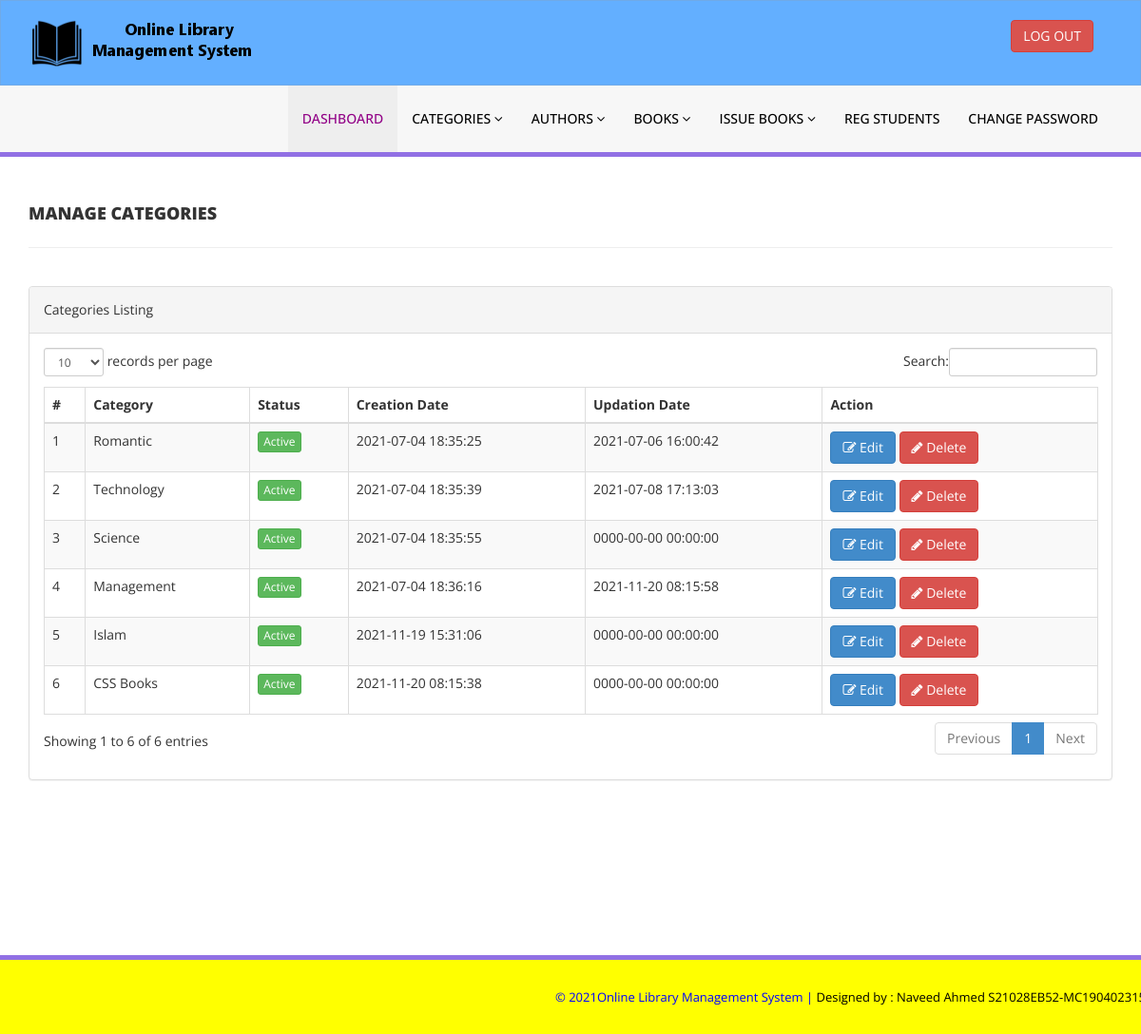
The app's page /admin/manage-categories.php (signed in) with its own data.
### tables this page shows
CREATE TABLE `tblcategory` (
  `id` int(11) NOT NULL,
  `CategoryName` varchar(150) DEFAULT NULL,
  `Status` int(1) DEFAULT NULL,
  `CreationDate` timestamp NULL DEFAULT current_timestamp(),
  `UpdationDate` timestamp NULL DEFAULT '0000-00-00 00:00:00' ON UPDATE current_timestamp()
);

### admin/manage-categories.php (the view, shortened to what this page needs)
<?php
include('includes/config.php');
if(strlen($_SESSION['alogin'])==0)
    {
header('location:index.php');
}
else{
    ?>
<!DOCTYPE html>
<html xmlns="http://www.w3.org/1999/xhtml">
<head>
    <link href="assets/css/bootstrap.css" rel="stylesheet" />
    <link href="assets/css/font-awesome.css" rel="stylesheet" />
    <link href="assets/js/dataTables/dataTables.bootstrap.css" rel="stylesheet" />
    <link href="assets/css/style.css" rel="stylesheet" />
</head>
<body>
<?php include('includes/header.php');?>
    <div class="content-wrapper">
         <div class="container">
        <div class="row pad-botm">
            <div class="col-md-12">
                <h4 class="header-line">Manage Categories</h4>
    </div>
     <div class="row">
</div>
        </div>
            <div class="row">
                <div class="col-md-12">
                    <div class="panel panel-default">
                        <div class="panel-heading">
                           Categories Listing
                        </div>
                        <div class="panel-body">
                            <div class="table-responsive">
                                <table class="table table-striped table-bordered table-hover" id="dataTables-example">
                                    <thead>
                                        <tr>
                                            <th>#</th>
                                            <th>Category</th>
                                            <th>Status</th>
                                            <th>Creation Date</th>
                                            <th>Updation Date</th>
                                            <th>Action</th>
                                        </tr>
                                    </thead>
                                    <tbody>
<?php $sql = "SELECT * from  tblcategory";
$query = $dbh -> prepare($sql);
$query->execute();
$results=$query->fetchAll(PDO::FETCH_OBJ);
$cnt=1;
if($query->rowCount() > 0)
{
foreach($results as $result)
{               ?>
                                        <tr class="odd gradeX">
                                            <td class="center"><?php echo htmlentities($cnt);?></td>
                                            <td class="center"><?php echo htmlentities($result->CategoryName);?></td>
                                            <td class="center"><?php if($result->Status==1) {?>
                                            <a href="#" class="btn btn-success btn-xs">Active</a>
                                            <?php } else {?>
                                            <a href="#" class="btn btn-danger btn-xs">Inactive</a>
                                            <?php } ?></td>
                                            <td class="center"><?php echo htmlentities($result->CreationDate);?></td>
                                            <td class="center"><?php echo htmlentities($result->UpdationDate);?></td>
                                            <td class="center">
                                            <a href="edit-category.php?catid=<?php echo htmlentities($result->id);?>"><button class="btn btn-primary"><i class="fa fa-edit "></i> Edit</button>
                                          <a href="manage-categories.php?del=<?php echo htmlentities($result->id);?>" onclick="return confirm('Are you sure you want to delete?');"" >  <button class="btn btn-danger"><i class="fa fa-pencil"></i> Delete</button>
                                            </td>
                                        </tr>
 <?php $cnt=$cnt+1;}} ?>
                                    </tbody>
                                </table>
                            </div>
                        </div>
                    </div>
                </div>
            </div>
    </div>
    </div>
  <?php include('includes/footer.php');?>
</body>
</html>
<?php } ?>

### admin/assets/css/style.css (style rules this page uses)
.content-wrapper { margin-top: 40px; min-height:800px; padding-bottom:90px; }
.header-line { font-weight:900; padding-bottom:25px; border-bottom:1px solid #eeeeee; text-transform:uppercase; }
.pad-botm { padding-bottom:30px; }

### records on screen
tblcategory: CategoryName "Romantic", Status "Active", CreationDate "2021-07-04 18:35:25", UpdationDate "2021-07-06 16:00:42"
tblcategory: CategoryName "Technology", Status "Active", CreationDate "2021-07-04 18:35:39", UpdationDate "2021-07-08 17:13:03"
tblcategory: CategoryName "Science", Status "Active", CreationDate "2021-07-04 18:35:55", UpdationDate "0000-00-00 00:00:00"
tblcategory: CategoryName "Management", Status "Active", CreationDate "2021-07-04 18:36:16", UpdationDate "2021-11-20 08:15:58"
tblcategory: CategoryName "Islam", Status "Active", CreationDate "2021-11-19 15:31:06", UpdationDate "0000-00-00 00:00:00"
tblcategory: CategoryName "CSS Books", Status "Active", CreationDate "2021-11-20 08:15:38", UpdationDate "0000-00-00 00:00:00"
